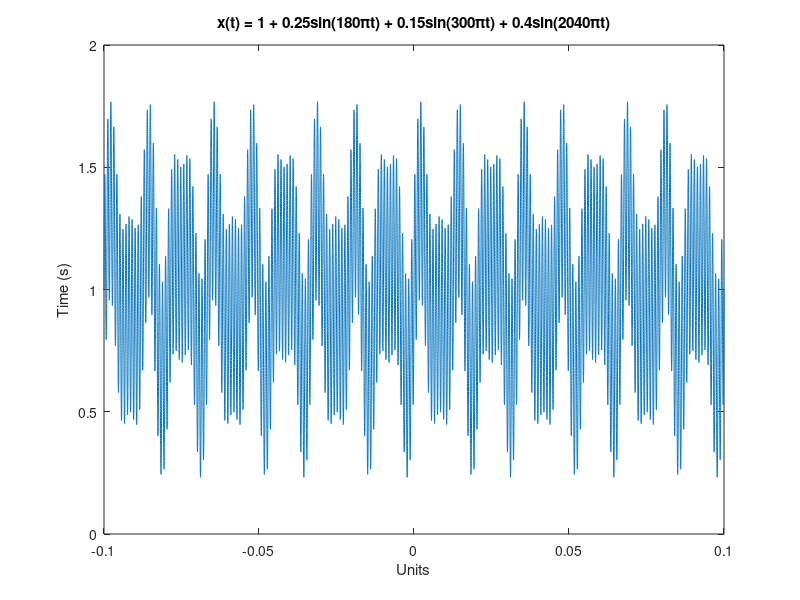
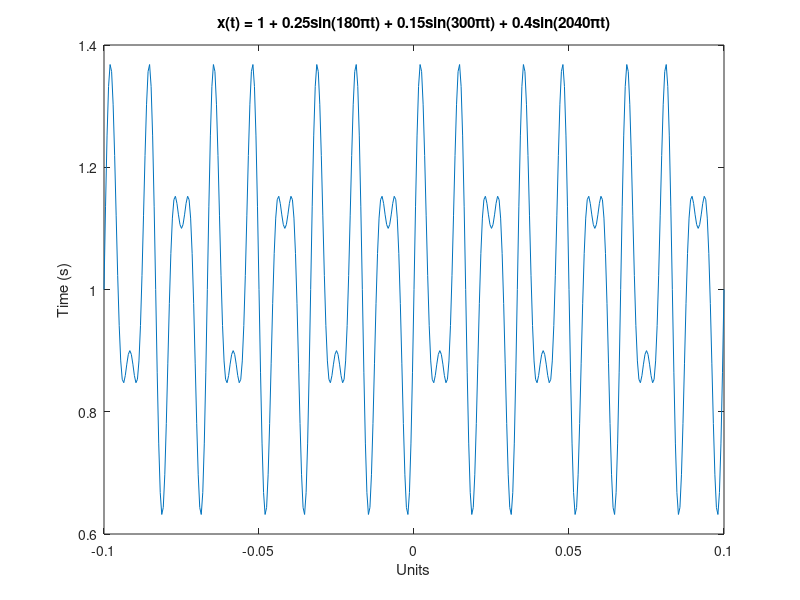

These figures' MATLAB source, in order:
t = -0.1:(1/(2*1020*100)):0.1;
dsb_am = 1 + 0.25*sin(180*pi*t)+0.15*sin(300*pi*t)+0.4*sin(2040*pi*t);

figure;
plot(t, dsb_am)
title('x(t) = 1 + 0.25sin(180\pit) + 0.15sin(300\pit) + 0.4sin(2040\pit)')
xlabel('Units')
ylabel('Time (s)')

t = -0.1:(1/(2*1020)):0.1;
dsb_am = 1 + 0.25*sin(180*pi*t)+0.15*sin(300*pi*t)+0.4*sin(2040*pi*t);

figure;
plot(t, dsb_am)
title('x(t) = 1 + 0.25sin(180\pit) + 0.15sin(300\pit) + 0.4sin(2040\pit)')
xlabel('Units')
ylabel('Time (s)')